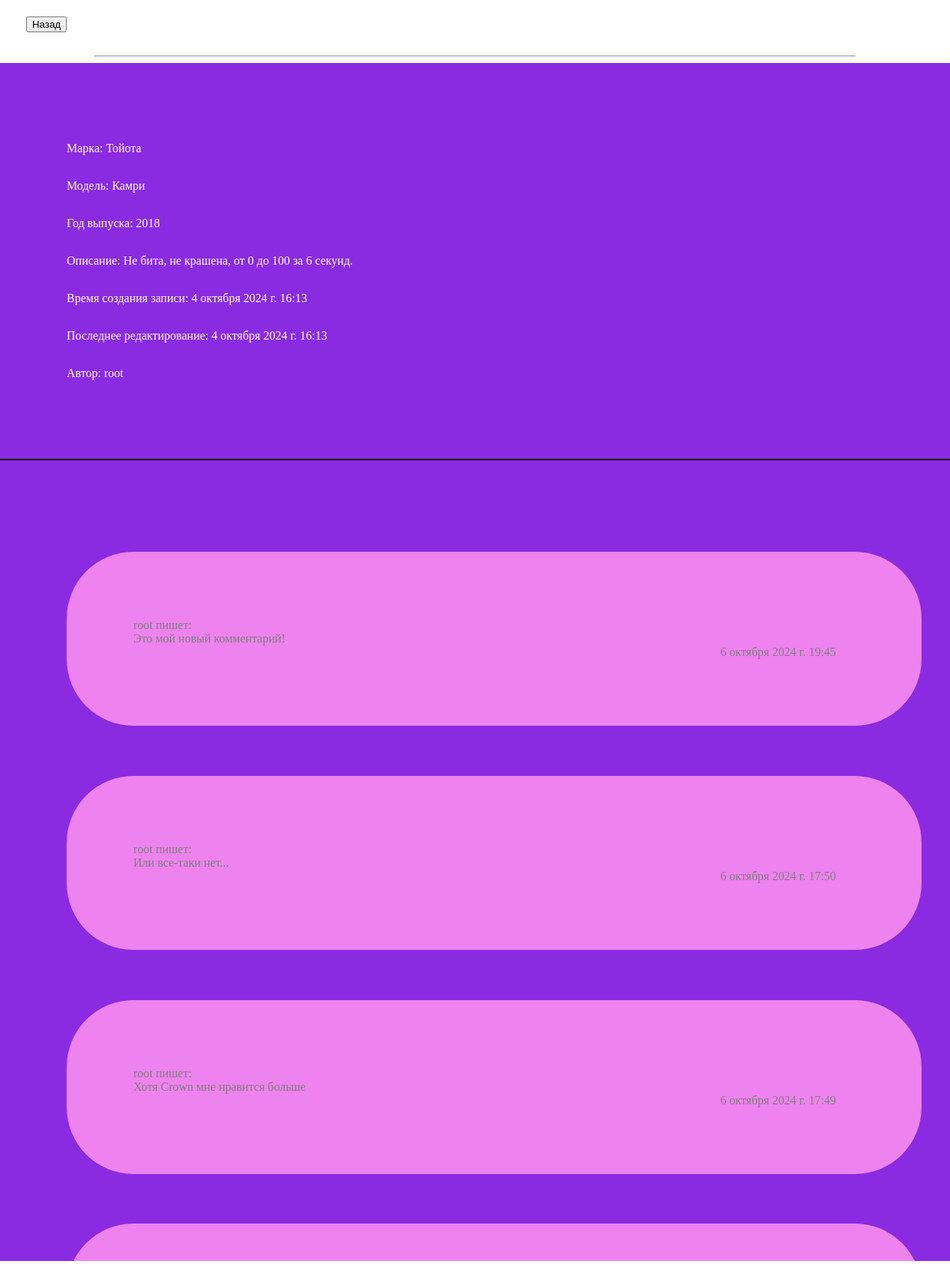
Page /cars/1 on the committed database.
### main/models.py (models this page shows, shortened)
class Car(models.Model):
    make = models.CharField("Марка", max_length=32)
    model = models.CharField("Модель", max_length=32)
    year = models.PositiveIntegerField("Год выпуска", blank=True, null=True,
                                       validators=[MinValueValidator(1888), MaxValueValidator(datetime.date.today().year)
                                                   ])
    description = models.TextField("Описание")
    created_at = models.DateTimeField("Создана", auto_now_add=True)
    updated_at = models.DateTimeField("Обновлена", auto_now=True)
    author = models.ForeignKey(User, on_delete=models.CASCADE)
    class Meta:
        verbose_name = "Автомобиль"
        verbose_name_plural="Автомобили"

class Comment(models.Model):
    content = models.TextField("Содержимое")
    created_at = models.DateTimeField("Создан", auto_now_add=True)
    car = models.ForeignKey(Car, on_delete=models.CASCADE, related_name="comments")
    author = models.ForeignKey(User, on_delete=models.CASCADE)
    class Meta:
        verbose_name = "Комментарий"
        verbose_name_plural = "Комментарии"

### main/views.py (the view, shortened to what this page needs)
# urls.py: path('cars/<int:pk>', views.ViewCar.as_view(), name='show_car'),
class ViewCar(DetailView):
    model = Car
    template_name = 'main/show_car.html'
    context_object_name = 'car'
    def get_context_data(self, **kwargs):
        context = super().get_context_data(**kwargs)
        car = self.get_object()
        context["comments"] = car.comments.order_by('-created_at')
        context["form"] = CommentForm()
        return context

### main/templates/main/show_car.html (shortened to what this page needs)
<!DOCTYPE html>
<html lang="en">
<head>
    <link rel="stylesheet" href="../static/main/show_car.css">
</head>
<body>
    <div class="container">
        <div class="top-panel">
            <a href="{% url 'main_page' %}"><button>Назад</button></a>
        </div>
        <hr width="80%">
        <div class="info">
            <p>Марка: {{car.make}}</p>
            <p>Модель: {{car.model}}</p>
            <p>Год выпуска: {{car.year}}</p>
            <p>Описание: {{car.description}}</p>
            <p>Время создания записи: {{car.created_at}}</p>
            <p>Последнее редактирование: {{car.updated_at}}</p>
            <p>Автор: {{car.author}}</p>
        </div>
        <div class="comments">
            {% for com in comments %}
                <div class="comment">
                    <span>{{com.author.username}} пишет:</span>
                    <span>{{com.content}}</span>
                    <span class="time">{{com.created_at}}</span>
                </div>
            {% endfor %}
        </div>
    </div>
</body>
</html>

### main/static/main/show_car.css (style rules this page uses)
body { margin: 0; padding: 0; }
div.container { display: flex; flex-direction: column; width: 100%; }
div.top-panel { display: flex; padding: 1vh; }
div.top-panel button { margin: 0 0 0 1vw; }
div.info { display: flex; flex-direction: column; justify-content: center; background-color: blueviolet; color: white; width: 90%; margin: 0 auto; padding: 4vh; }
div.container div.comments { display: flex; flex-direction: column; overflow: auto; max-height: 40vh; background-color: blueviolet; color: gray; border-top: solid black 2px; padding: 4vh; width: 90%; margin: 0 auto; }
div.container div.comments div.comment { display: flex; flex-direction: column; background-color: violet; border-radius: 4vh; padding: 4vh; width: auto; margin: 1.5vh 0; }
.time { align-self: flex-end; margin: 0 2vw 0 0; }

### rows in the picture
Car: make "Тойота", model "Камри", year "2018", description "Не бита, не крашена, от 0 до 100 за 6 секунд.", created_at "4 октября 2024 г. 16:13", updated_at "4 октября 2024 г. 16:13", author "root"
Comment: author.username "root", content "Это мой новый комментарий!", created_at "6 октября 2024 г. 19:45"
Comment: author.username "root", content "Или все-таки нет...", created_at "6 октября 2024 г. 17:50"
Comment: author.username "root", content "Хотя Crown мне нравится больше", created_at "6 октября 2024 г. 17:49"
